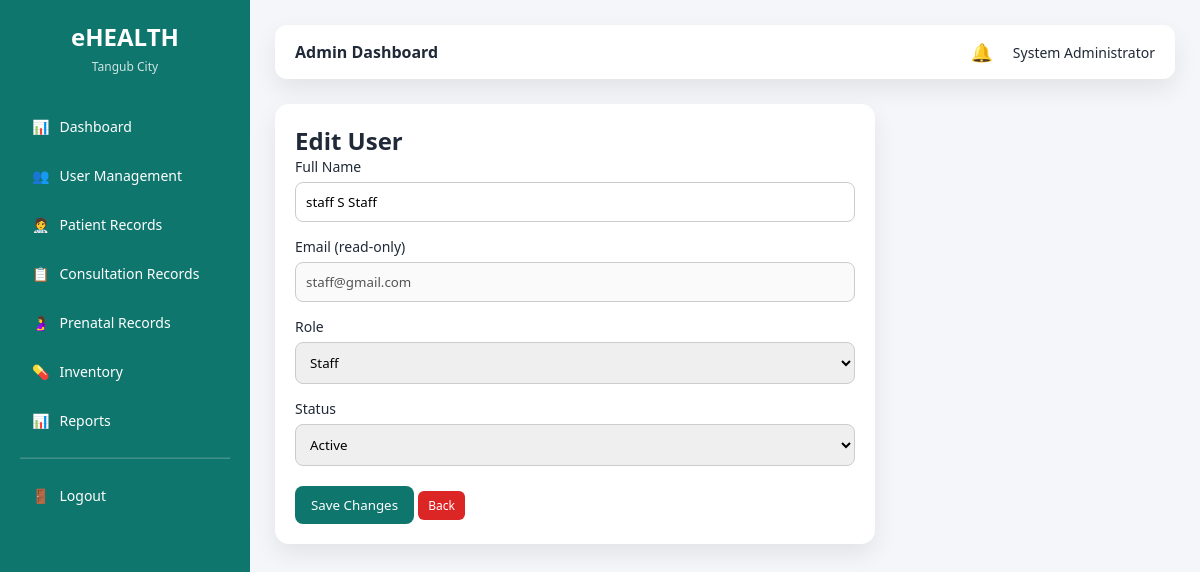
The app's page /admin/user_edit.php?id=12 (signed in) with its own data.
### tables this page shows
CREATE TABLE `users` (
  `user_id` int(11) NOT NULL,
  `full_name` varchar(100) NOT NULL,
  `email` varchar(100) NOT NULL,
  `password` varchar(255) NOT NULL,
  `role` enum('admin','staff','doctor','patient') NOT NULL,
  `status` enum('active','inactive') DEFAULT 'active',
  `created_at` timestamp NOT NULL DEFAULT current_timestamp()
);

### admin/user_edit.php (the view, shortened to what this page needs)
<?php
require_once "../config/database.php";
$id = (int)$_GET['id'];
$user = mysqli_fetch_assoc(mysqli_query($conn, "SELECT * FROM users WHERE user_id=$id"));
?>
<!DOCTYPE html>
<html>
<head>
<link rel="stylesheet" href="../assets/css/ui.css">
</head>
<body>
<div class="layout">
<?php require_once "../layouts/sidebar.php"; ?>
<main class="main">
<?php require_once "../layouts/topbar.php"; ?>
<div class="card" style="max-width:600px;">
<h2>Edit User</h2>
<form method="POST" action="user_update.php">
<div class="form-group">
    <label>Full Name</label>
    <input type="text" name="full_name" value="<?= htmlspecialchars($user['full_name']) ?>" required>
</div>
<div class="form-group">
    <label>Email (read-only)</label>
    <input type="email" value="<?= htmlspecialchars($user['email']) ?>" disabled>
</div>
<div class="form-group">
    <label>Role</label>
    <select name="role">
        <option value="staff" <?= $user['role']=='staff'?'selected':'' ?>>Staff</option>
    </select>
</div>
<div class="form-group">
    <label>Status</label>
    <select name="status">
        <option value="active" <?= $user['status']=='active'?'selected':'' ?>>Active</option>
    </select>
</div>
<div style="margin-top:20px;">
    <button class="btn-primary">Save Changes</button>
    <a href="users.php" class="btn btn-danger">Back</a>
</div>
</form>
</div>
</main>
</div>
</body>
</html>

### assets/css/ui.css (style rules this page uses)
:root { --primary: #0f766e; --primary-dark: #115e59; --background: #f4f6f9; --card-bg: #ffffff; --text-dark: #1f2937; --accent: #f59e0b; --danger: #dc2626; --success: #16a34a; --shadow: 0 10px 25px rgba(0,0,0,0.08); }
* { margin: 0; padding: 0; box-sizing: border-box; font-family: "Segoe UI", Tahoma, sans-serif; }
a { text-decoration: none; }
body { background: var(--background); color: var(--text-dark); }
.btn-primary { background: var(--primary); color: #fff; border: none; padding: 10px 16px; border-radius: 8px; cursor: pointer; transition: 0.2s ease; }
.btn-danger { background: var(--danger); color: #fff; border: none; padding: 10px 16px; border-radius: 8px; cursor: pointer; transition: 0.2s ease; }
.form-group { margin-bottom: 15px; }
.form-group label { display: block; margin-bottom: 6px; font-size: 14px; }
.form-group input, .form-group select { width: 100%; padding: 10px; border-radius: 8px; border: 1px solid #ccc; }
.btn { padding: 6px 10px; border-radius: 6px; font-size: 12px; text-decoration: none; margin-right: 5px; display: inline-block; }
.btn-danger { background: #dc2626; color: #fff; }
.layout { display: flex; min-height: 100vh; }
.main { flex: 1; padding: 25px; background: var(--background); overflow-y: auto; }
.card { background: #ffffff; padding: 20px; border-radius: 14px; box-shadow: var(--shadow); }

### records on screen
users: full_name "staff S Staff", email "staff@gmail.com", role "Staff", status "Active"

### other values on screen
$role "Admin"
$full_name "System Administrator"
